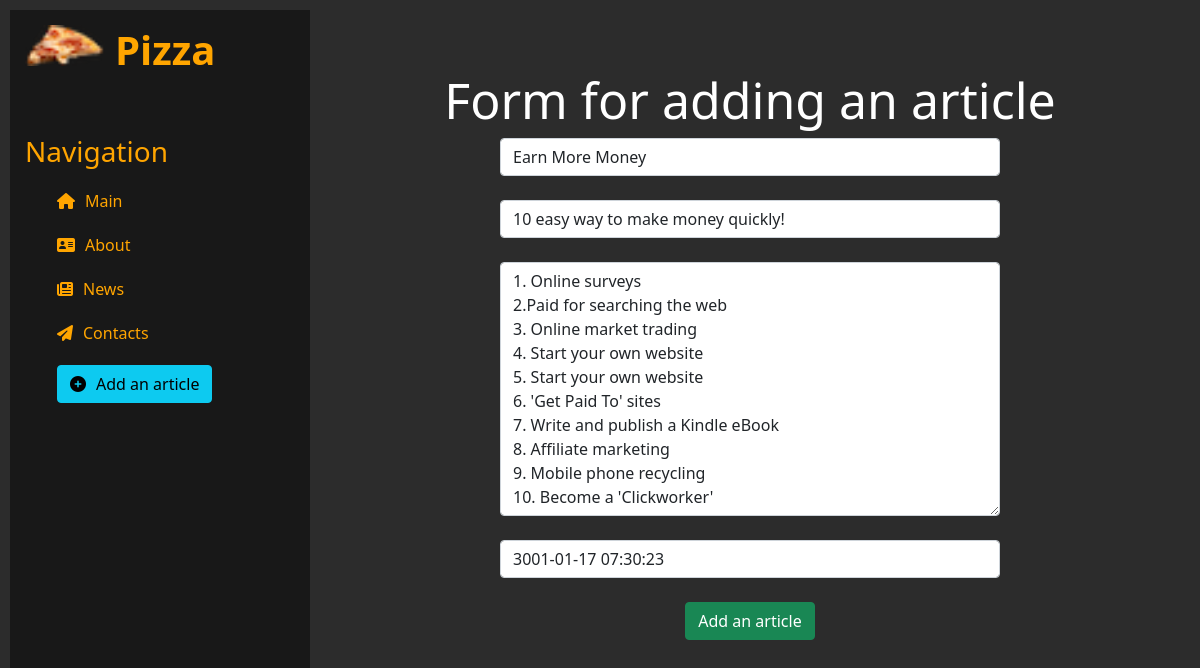
Page /news/4/update on the committed database.
### news/models.py (models this page shows, shortened)
class Articles(models.Model):
    title = models.CharField('Title', max_length=50)
    anons = models.CharField('Anons', max_length=250)
    full_text = models.TextField('Article')
    date = models.DateTimeField('Publication date')

### news/views.py (the view)
# urls.py: path('<int:pk>/update', views.NewsUpdateView.as_view(), name='news-update'),
class NewsUpdateView(UpdateView):
    model = Articles
    template_name = 'news/create.html'
    form_class = ArticlesForm

### news/forms.py
class ArticlesForm(ModelForm):
    class Meta:
        model = Articles
        fields = ['title', 'anons', 'full_text', 'date']
        widgets = {
            'title': TextInput(attrs={'class': 'form-control', 'placeholder': 'Title'}),
            'anons': TextInput(attrs={'class': 'form-control', 'placeholder': 'Anons'}),
            'full_text': Textarea(attrs={'class': 'form-control', 'placeholder': 'Text'}),
            'date': DateTimeInput(attrs={'class': 'form-control', 'placeholder': 'Date'}),
        }

### news/templates/news/create.html (shortened to what this page needs)
{% extends 'main/layout.html' %}
{% block body %}
    <div class="features">
        <h1>Form for adding an article</h1>
        <form method="post">
            {{ form.title }}<br>
            {{ form.anons }}<br>
            {{ form.full_text }}<br>
            {{ form.date }}<br>
            <button class="btn btn-success" type="submit">Add an article</button>
        </form>
    </div>
{% endblock %}

### static/main/css/main.css (style rules this page uses)
body { background: #2c2c2c; }
main .features { text-align: center; float: left; color: #fff; margin: 70px 0; width: 100% }
main .features h1 { font-size: 50px }
.form-control { margin: auto; width: 500px; }

### rows in the picture
Articles: title "Earn More Money", anons "10 easy way to make money quickly!", full_text "1. Online surveys 2.Paid for searching the web 3. Online market trading 4. Start your own website 5. Start your own website 6. 'Get Paid To' sites 7. Write and publish a Kindle eBook 8. Affiliate marketing 9. Mobile phone recycling 10. Become a 'Clickworker'", date "3001-01-17 07:30:23"
